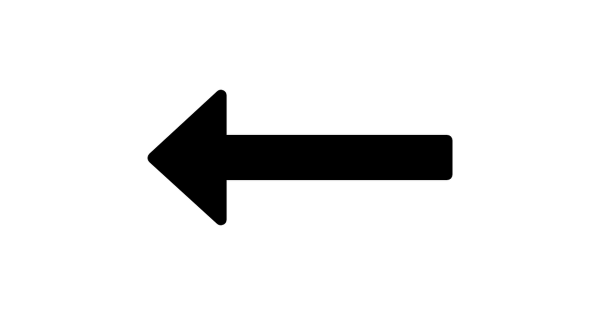
#> input picture Tarea Moments/flechita.png, 600 x 315 px
$ python tareamoments.py
#> lines starting #> are read from the running program, lines starting #| are printed output that depends on the picture; after the words box and inside, x2 and y2 are one past the last pixel; in counts of white or black regions, pixels touching at a corner belong together; long printed decimals are rounded
import cv2
import numpy as np
import math

#leer la imagen
image=cv2.imread("flechita.png")
#> image is the input picture: shape (315, 600, 3); min 0, max 255, mean 233

#convertir a HSV
imageHSV=cv2.cvtColor(image,cv2.COLOR_BGR2HSV)
#> imageHSV: shape (315, 600, 3); mean H, S, V 0, 0, 233

#filtrado

minH=np.array([0,0,0])
maxH=np.array([5,5,5])#el negro en HSV es "0 0 0"
binaryImage=cv2.inRange(imageHSV,minH,maxH)
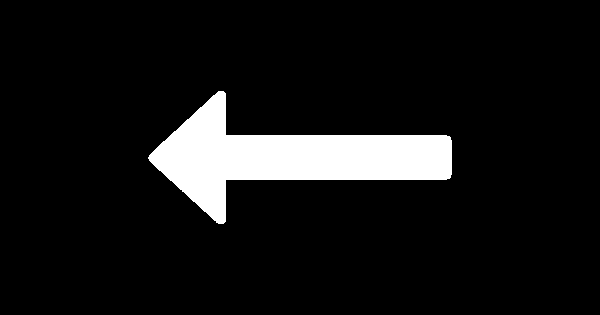
#> binaryImage: shape (315, 600); 8.5% white; 1 white region, box (x1, y1, x2, y2) and area: (148, 91, 452, 224) 15988

cv2.imwrite("flechita_binary.png",binaryImage)

# cv2.imshow("original",cv2.resize(image,(800,600)))
#cv2.imshow("binary",cv2.resize(binaryImage,(800,600)))

#Calculo de los momentos
moments=cv2.moments(binaryImage,True);
#> moments = moments, m00 15988, centre m10/m00, m01/m00 = (287.3, 157.1)

#El area de la imagen
areaObject=moments['m00']
#> areaObject = 15988
print("El area del objeto es:",areaObject)
#| El area del objeto es: 15988.0

#area del frame
areaImage=binaryImage.shape[0]*binaryImage.shape[1]
#> areaImage = 189000

print("El area del frame es:", areaImage)
#| El area del frame es: 189000

#posicion centro de masa
xcenter=moments['m10']/moments['m00']
#> xcenter = 287.3
ycenter=moments['m01']/moments['m00']
#> ycenter = 157.1

print("Area normalizada:",areaObject/areaImage)
#| Area normalizada: 0.08459

#Posiciones normalizadas:
xnorm = xcenter/binaryImage.shape[0]
#> xnorm = 0.912
ynorm = ycenter/binaryImage.shape[1]
#> ynorm = 0.262
print("POSICION DEL CENTRO DE MASA (x,y):", xcenter/binaryImage.shape[0],ycenter/binaryImage.shape[1])
#| POSICION DEL CENTRO DE MASA (x,y): 0.9119 0.2618


image_centro = cv2.circle(image,(int(xcenter), int(ycenter)), 5, (0,0,255), 2)

cv2.putText(image_centro, f"(x:{xnorm}, y:{ynorm})" ,(int(xcenter),int(ycenter+20)),cv2.FONT_HERSHEY_SIMPLEX, 0.5,(0,0,255),1)
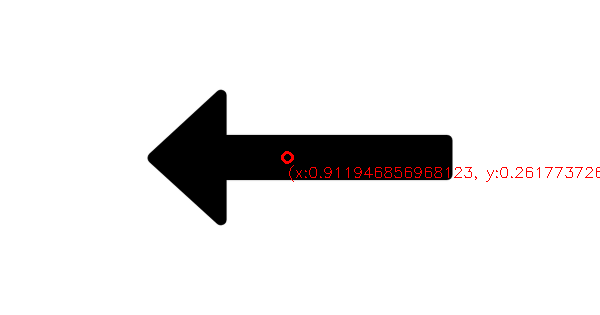
#> image_centro: shape (315, 600, 3); mean B, G, R 232.6, 232.6, 233.7
#cv2.imshow("imagen",cv2.resize(image_centro,(800,600)))

#Para calcular la matriz de covarianza para PCA:
data_points = []
threshold = 0
H = binaryImage.shape[0]
#> H = 315
W = binaryImage.shape[1]
#> W = 600

for i in range(H):
    for j in range(W):
        if binaryImage[i, j] > threshold:
            data_points.append([i, j])
data_points = np.asarray(data_points)
cov_mat = np.cov(data_points.T)
#> cov_mat = [[422.4, -6.42], [-6.42, 7346]]

#Eigenvectors y eigenvalues de la matriz de covarianza

eig_val, eig_vec = np.linalg.eig(cov_mat)
#> eig_val = [422.4, 7346]; eig_vec = [[-1, 0.000928], [-0.000928, -1]]
#eig_val es un vector de los eigenvalues
#eig_vect es una matriz cuyas columnas son los eigenvectores

#print ("eigenvector", eig_vec)
#print (eig_val)
#print(eig_val.max())

#Posicion del mayor eigenvalue
pos= np.where(eig_val==max(eig_val))[0]
#> pos = [1]
print(pos)
#| [1]

#El componente principal será el eigenvector que corresponde al mayor eigenvalue,
PC1=eig_vec[:,pos] #Componente principal, vector normalizado
#> PC1 = [0.000928, -1]
print("Componente Principal:", PC1)
#| Componente Principal: [[ 9.27602702e-04]
#|  [-9.99999570e-01]]

#Para hallar al angulo que forma con el eje x:
angulo = math.atan((PC1[0]/PC1[1]))
angulo = angulo*180/np.pi

print("EL ANGULO ES:", angulo )
#| EL ANGULO ES: -0.05315

#Para la recta en la direccion de la componente principal:
m= math.tan(angulo*np.pi/180) #pendiente
y1=m*(0-xcenter)+ycenter #para x=0 P1(0,y1)
#> y1 = 157.3
x2= (0-ycenter)/m+ xcenter #para y=0 P2(x2,0)
#> x2 = 169609.9

pt1= (0,int(y1))
#> pt1 = (0, 157)
pt2=(int(x2),0)
#> pt2 = (169609, 0)

result=cv2.line(image_centro,pt1,pt2,(255,100,100),3)
cv2.imshow("Resultado",cv2.resize(result,(800,600)))
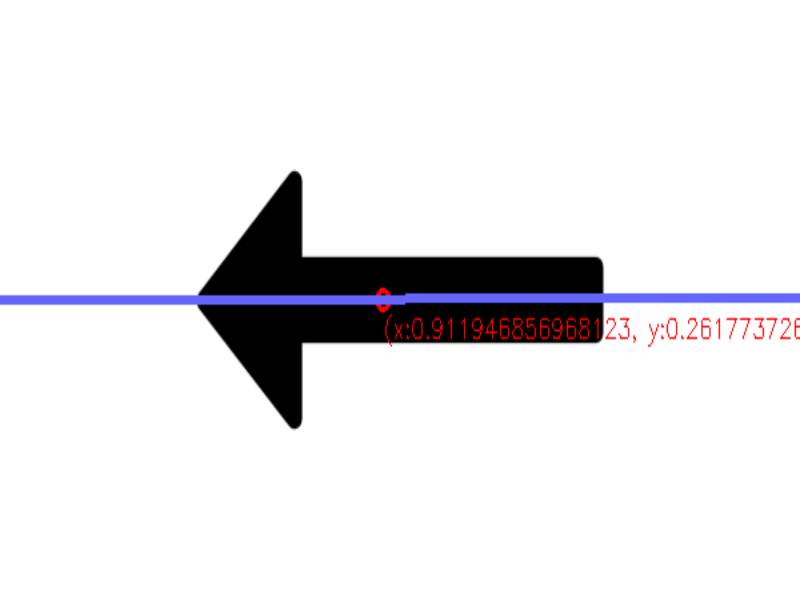
#> window 'Resultado': shape (600, 800, 3); mean B, G, R 234.7, 232.2, 233.3
cv2.imwrite("Flechita_con_CM_y_Direccion.png",cv2.resize(result,(800,600)))

#Sistema de referencia:
# 0---------------> X
# |
# |
# |
# |
# |
# |
# v Y

key=cv2.waitKey(0)
#> (key Esc is pressed here)
cv2.destroyAllWindows()
